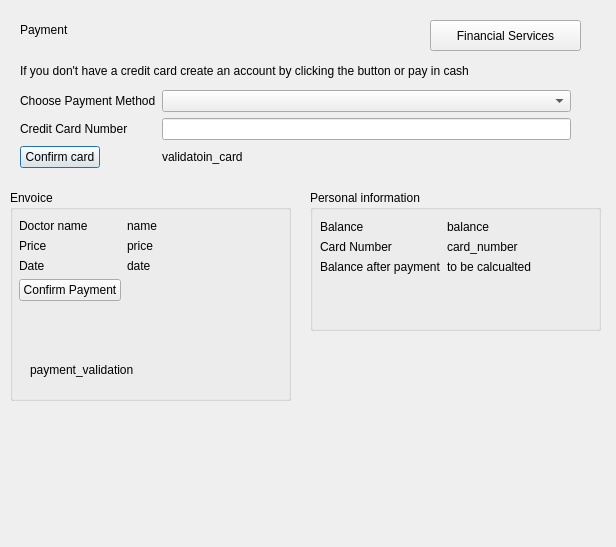
<?xml version="1.0" encoding="UTF-8"?>
<ui version="4.0">
 <class>payment</class>
 <widget class="QDialog" name="payment">
  <property name="geometry">
   <rect>
    <x>0</x>
    <y>0</y>
    <width>616</width>
    <height>547</height>
   </rect>
  </property>
  <property name="windowTitle">
   <string>Dialog</string>
  </property>
  <widget class="QLabel" name="label">
   <property name="geometry">
    <rect>
     <x>20</x>
     <y>20</y>
     <width>251</width>
     <height>20</height>
    </rect>
   </property>
   <property name="text">
    <string>Payment </string>
   </property>
  </widget>
  <widget class="QWidget" name="formLayoutWidget">
   <property name="geometry">
    <rect>
     <x>20</x>
     <y>90</y>
     <width>551</width>
     <height>97</height>
    </rect>
   </property>
   <layout class="QFormLayout" name="formLayout">
    <item row="0" column="0">
     <widget class="QLabel" name="label_2">
      <property name="text">
       <string>Choose Payment Method</string>
      </property>
     </widget>
    </item>
    <item row="0" column="1">
     <widget class="QComboBox" name="payment_method"/>
    </item>
    <item row="1" column="0">
     <widget class="QLabel" name="card_labe">
      <property name="text">
       <string>Credit Card Number</string>
      </property>
     </widget>
    </item>
    <item row="1" column="1">
     <widget class="QLineEdit" name="card"/>
    </item>
    <item row="2" column="0">
     <widget class="QPushButton" name="confirm_card">
      <property name="text">
       <string>Confirm card</string>
      </property>
     </widget>
    </item>
    <item row="2" column="1">
     <widget class="QLabel" name="card_validation">
      <property name="text">
       <string>validatoin_card</string>
      </property>
     </widget>
    </item>
   </layout>
  </widget>
  <widget class="QGroupBox" name="envoice">
   <property name="geometry">
    <rect>
     <x>10</x>
     <y>190</y>
     <width>281</width>
     <height>211</height>
    </rect>
   </property>
   <property name="title">
    <string>Envoice</string>
   </property>
   <widget class="QWidget" name="formLayoutWidget_2">
    <property name="geometry">
     <rect>
      <x>9</x>
      <y>29</y>
      <width>271</width>
      <height>131</height>
     </rect>
    </property>
    <layout class="QFormLayout" name="formLayout_2">
     <item row="0" column="0">
      <widget class="QLabel" name="label_4">
       <property name="text">
        <string>Doctor name</string>
       </property>
      </widget>
     </item>
     <item row="0" column="1">
      <widget class="QLabel" name="name">
       <property name="text">
        <string>name</string>
       </property>
      </widget>
     </item>
     <item row="1" column="0">
      <widget class="QLabel" name="label_6">
       <property name="text">
        <string>Price</string>
       </property>
      </widget>
     </item>
     <item row="1" column="1">
      <widget class="QLabel" name="price">
       <property name="text">
        <string>price</string>
       </property>
      </widget>
     </item>
     <item row="2" column="0">
      <widget class="QLabel" name="label_8">
       <property name="text">
        <string>Date</string>
       </property>
      </widget>
     </item>
     <item row="2" column="1">
      <widget class="QLabel" name="date">
       <property name="text">
        <string>date</string>
       </property>
      </widget>
     </item>
     <item row="3" column="0">
      <widget class="QPushButton" name="confirm_payment">
       <property name="text">
        <string>Confirm Payment</string>
       </property>
      </widget>
     </item>
    </layout>
   </widget>
   <widget class="QLabel" name="pay_validation">
    <property name="geometry">
     <rect>
      <x>20</x>
      <y>170</y>
      <width>191</width>
      <height>20</height>
     </rect>
    </property>
    <property name="text">
     <string>payment_validation</string>
    </property>
   </widget>
  </widget>
  <widget class="QGroupBox" name="personal_info">
   <property name="geometry">
    <rect>
     <x>310</x>
     <y>190</y>
     <width>291</width>
     <height>141</height>
    </rect>
   </property>
   <property name="title">
    <string>Personal information</string>
   </property>
   <widget class="QWidget" name="formLayoutWidget_3">
    <property name="geometry">
     <rect>
      <x>10</x>
      <y>30</y>
      <width>265</width>
      <height>101</height>
     </rect>
    </property>
    <layout class="QFormLayout" name="formLayout_3">
     <item row="0" column="0">
      <widget class="QLabel" name="label_12">
       <property name="text">
        <string>Balance</string>
       </property>
      </widget>
     </item>
     <item row="0" column="1">
      <widget class="QLabel" name="balance">
       <property name="text">
        <string>balance</string>
       </property>
      </widget>
     </item>
     <item row="1" column="0">
      <widget class="QLabel" name="label_14">
       <property name="text">
        <string>Card Number</string>
       </property>
      </widget>
     </item>
     <item row="1" column="1">
      <widget class="QLabel" name="card_number">
       <property name="text">
        <string>card_number</string>
       </property>
      </widget>
     </item>
     <item row="2" column="0">
      <widget class="QLabel" name="label_7">
       <property name="text">
        <string>Balance after payment</string>
       </property>
      </widget>
     </item>
     <item row="2" column="1">
      <widget class="QLabel" name="post_balance">
       <property name="text">
        <string>to be calcualted</string>
       </property>
      </widget>
     </item>
    </layout>
   </widget>
  </widget>
  <widget class="QLabel" name="label_16">
   <property name="geometry">
    <rect>
     <x>20</x>
     <y>50</y>
     <width>581</width>
     <height>41</height>
    </rect>
   </property>
   <property name="text">
    <string>If you don't have a credit card create an account by clicking the button or pay in cash</string>
   </property>
  </widget>
  <widget class="QPushButton" name="money">
   <property name="geometry">
    <rect>
     <x>430</x>
     <y>20</y>
     <width>151</width>
     <height>31</height>
    </rect>
   </property>
   <property name="text">
    <string>Financial Services</string>
   </property>
  </widget>
 </widget>
 <resources/>
 <connections/>
</ui>
